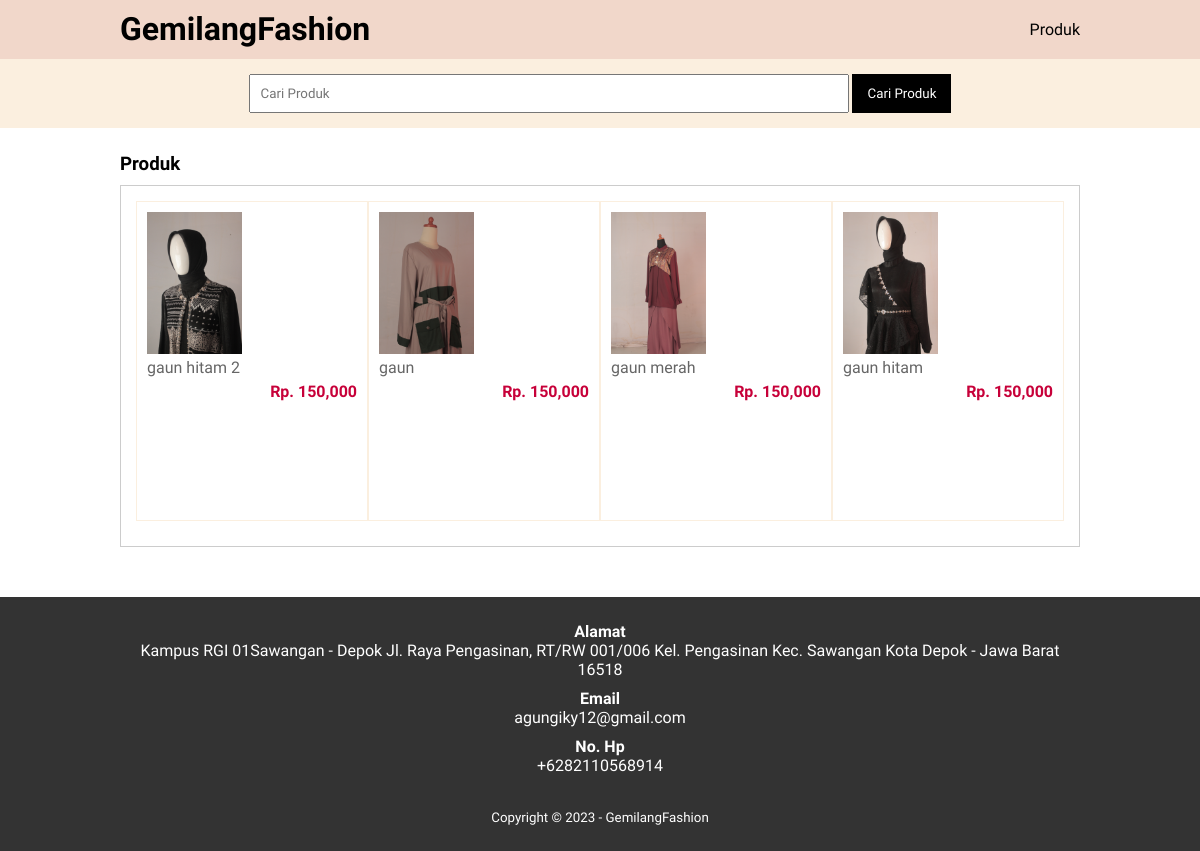
Screenshot of /produk.php?kat=12 with the database file from the repository.
### tables this page shows
CREATE TABLE `tb_product` (
  `product_id` int(11) NOT NULL,
  `category_id` int(11) NOT NULL,
  `product_name` varchar(100) NOT NULL,
  `product_price` int(11) NOT NULL,
  `product_description` text NOT NULL,
  `product_image` varchar(100) NOT NULL,
  `product_status` tinyint(1) NOT NULL,
  `data_created` timestamp NOT NULL DEFAULT current_timestamp()
);

### produk.php (the view, shortened to what this page needs)
<?php
include 'db.php';
$kontak = mysqli_query($conn, "SELECT admin_telp, admin_email, admin_address FROM tb_admin WHERE admin_id = 1");
$a = mysqli_fetch_object($kontak);
?>
<!DOCTYPE html>
<html lang="en">
<head>
    <link rel="stylesheet" type="text/css" href="css/style.css">
</head>
<body>
    <header>
        <div class="container">
            <h1><a href="index.php">GemilangFashion</a></h1>
            <ul>
                <li><a href="produk.php">Produk</a></li>
            </ul>
        </div>
    </header>
    <div class="search">
        <div class="container">
            <form action="produk.php">
                <input type="text" name="search" placeholder="Cari Produk" value="<?php echo $_GET['search']?>">
                <input type="submit" name="cari" value="Cari Produk">
            </form>
        </div>
    </div>
    <div class="section">
            <div class="container">
                <h3>Produk</h3>
                <div class="box">
                    <?php
                    if($_GET['search'] != ''|| $_GET['kat'] != ''){
                        $where = "AND product_name LIKE '%".$_GET['search']."%' AND category_id LIKE '".$_GET['kat']."%' ";
                    }
                        $produk =mysqli_query($conn, "SELECT * FROM tb_product WHERE product_status =1 $where ORDER BY product_id DESC");
                        if(mysqli_num_rows($produk) >0){
                            while($p = mysqli_fetch_array($produk)){
                    ?>
                        <a href="detail-produk.php?id=<?php echo $p['product_id'] ?>">
                            <div class="col-4">
                                <img src="produk/<?php echo $p['product_image'] ?>">
                                <p class="nama"><?php echo substr($p['product_name'], 0, 30) ?></p>
                                <p class="harga">Rp. <?php echo number_format($p['product_price'])  ?></p>
                            </div>
                        </a>
                    <?php }}else{ ?>
                        <p>Produk tidak ada</p>
                    <?php } ?>
                </div>
            </div>
        </div>
        <div class="footer">
            <div class="container">
            <h4>Alamat</h4>
                <p><?php echo $a->admin_address ?></p>
                <h4>Email</h4>
                <p><?php echo $a->admin_email ?></p>
                <h4>No. Hp</h4>
                <p><?php echo $a->admin_telp ?></p>
                <small>Copyright &copy; 2023 - GemilangFashion</small>
            </div>
        </div>
</body>
</html>

### css/style.css (style rules this page uses)
* { padding: 0; margin: 0; font-family:'Agbalumo' ; }
body { background-size: cover; background-repeat: no-repeat; background-position: center; background-attachment: fixed; height: 100%; }
a { color: inherit; text-decoration:none ; }
header { background-color: #f1d7ca; color: #000000; }
header h1 { float: left; padding: 10px 0; }
header ul { float: right; }
header ul li { display: inline-block; }
header ul li a { padding: 20px 0 20px 15px; display: inline-block; }
.container { width: 80%; margin: 0 auto; }
.container:after { content: ''; display: block; clear: both; }
.section { padding: 25px 0; }
.box { background-color: #ffffff; border: 1px solid #ccc; padding: 15px; box-sizing: border-box; margin: 10px 0 25px 0; }
.box:after { content: ''; display: block; clear: both; }
.search { padding: 15px 0; background-color: #fbefdf; text-align: center; }
.search input[type=text] { width: 60%; padding: 10px; }
.search input[type=submit] { padding: 12px 15px; background-color: #000000; color: #fff; border: none; cursor: pointer; }
.col-4 { width: 25%; height: 320px; border: 1px solid #fbefdf; float: left; padding: 10px; box-sizing: border-box; margin-bottom: 10px; }
.col-4 img { width: 45%; }
.col-4 .nama { color: #666; margin-bottom: 5px; }
.col-4 .harga { font-weight: bold; color: #c70039; float: right; }
.footer { padding: 25px 0; background-color: #333; color: #fff; text-align: center; }
.footer p { margin-bottom: 10px; }
.footer small { margin-top: 25px; display: inline-block; }

### rows the page displays
tb_product: product_image (picture), product_name "gaun hitam 2", product_price "150,000"
tb_product: product_image (picture), product_name "gaun", product_price "150,000"
tb_product: product_image (picture), product_name "gaun merah", product_price "150,000"
tb_product: product_image (picture), product_name "gaun hitam", product_price "150,000"

### other values shown
$a->admin_address "Kampus RGI 01Sawangan - Depok Jl. Raya Pengasinan, RT/RW 001/006 Kel. Pengasinan Kec. Sawangan Kota Depok - Jawa Barat 16518"
$a->admin_email "agungiky12@gmail.com"
$a->admin_telp "+6282110568914"
